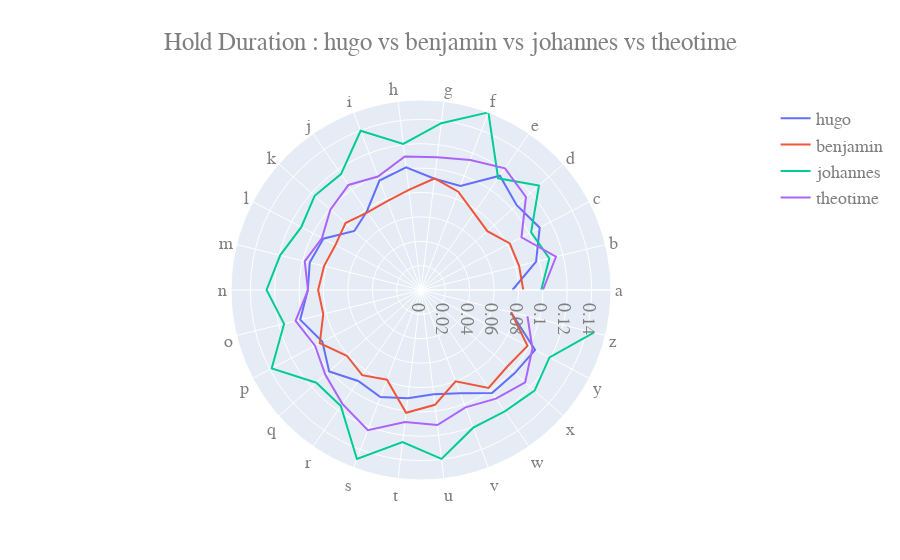

Notebook source saved alongside this figure:
### Markdown cell above
Another way to visualize and compare the hold duration is to draw a polygon. It is clearer than the bar plot when we want to compare many users.

`performance_polygon()` draws the polygon according to criterias (here its the 'a' to 'z' char array) for different users.

The polygon might not get printed on github. You can find the a screenshot in the 'data_visualisation_images' folder.

### Code cell
def performance_polygon(Username, criterias):
        colors = ["blue", "red", "green", "orange", "brown", "deeppink","sienna",
                "gold", "olivedrab", "mediumspringgreen", "navy", "plum", "cadetblue", "darkmagenta"
                , "black"]
        fig = go.Figure()
        for i in range (0,len(Username)):
            user = pd.read_csv(REFERENCE_FILEPATH+Username[i]+".csv",  sep="|", names=columns_ref, encoding = "ISO-8859-1")
            user = user.reset_index(drop=True)
            user = user.drop([0])
            user = user.reset_index(drop=True)
            user["HD_mean"] = pd.to_numeric(user["HD_mean"], downcast="float")

            user = user.sort_values("Key")
            a = getPosa(user)
            values1 = user.iloc[a:a+26, 2]
            
            fig.add_trace(go.Scatterpolar(
                r=values1,
                theta=criterias,
                name=Username[i]
            ))
        name = ""
        for i in Username:
            name += i + " vs "
        size = len(name)
        name = name[:size - 3]
        fig.update_layout(
            title="Hold Duration : "+ name,
            xaxis_title="x Axis Title",
            yaxis_title="y Axis Title",
            font=dict(
                family="Courier New, monospace",
                size=18,
                color="#7f7f7f"
            )
        )   
        fig.update_layout(title_text="Hold Duration : "+ name, title_x=0.5) 
        fig.show()

            
        

criterias = listAlphabet()
print(criterias)
performance_polygon(["hugo", "benjamin", "johannes", "theotime"], criterias)

### Figure 1 — Plotly figure (JSON) as saved in the notebook; plotly's stock layout.template omitted (floating-point values rounded to 4 significant figures)
{"data": [{"name": "hugo", "r": [0.075, 0.09722, 0.1099, 0.1048, 0.1139, 0.09117, 0.09193, 0.1014, 0.096, 0.07824, 0.07305, 0.09046, 0.09399, 0.09284, 0.102, 0.09131, 0.1006, 0.09067, 0.09387, 0.08949, 0.0861, 0.09049, 0.1026, 0.1028, 0.1057, 0.07602], "theta": ["a", "b", "c", "d", "e", "f", "g", "h", "i", "j", "k", "l", "m", "n", "o", "p", "q", "r", "s", "t", "u", "v", "w", "x", "y", "z"], "type": "scatterpolar"}, {"name": "benjamin", "r": [0.08387, 0.08286, 0.08222, 0.07272, 0.07667, 0.0862, 0.09213, 0.0827, 0.07801, 0.07741, 0.08273, 0.07929, 0.08187, 0.08438, 0.08256, 0.09378, 0.0813, 0.08488, 0.07868, 0.1014, 0.09484, 0.08005, 0.09756, 0.0946, 0.09864, 0.07611], "theta": ["a", "b", "c", "d", "e", "f", "g", "h", "i", "j", "k", "l", "m", "n", "o", "p", "q", "r", "s", "t", "u", "v", "w", "x", "y", "z"], "type": "scatterpolar"}, {"name": "johannes", "r": [0.0986, 0.1084, 0.102, 0.1293, 0.1113, 0.1558, 0.1378, 0.1207, 0.1396, 0.1155, 0.1166, 0.1109, 0.119, 0.1267, 0.1156, 0.1383, 0.1147, 0.1157, 0.1482, 0.1257, 0.1396, 0.1208, 0.1209, 0.1245, 0.119, 0.146], "theta": ["a", "b", "c", "d", "e", "f", "g", "h", "i", "j", "k", "l", "m", "n", "o", "p", "q", "r", "s", "t", "u", "v", "w", "x", "y", "z"], "type": "scatterpolar"}, {"name": "theotime", "r": [0.1, 0.114, 0.09307, 0.115, 0.1213, 0.114, 0.1098, 0.1103, 0.09958, 0.1047, 0.09933, 0.09173, 0.0982, 0.09271, 0.1059, 0.09816, 0.1048, 0.1135, 0.1229, 0.1091, 0.1115, 0.1029, 0.1083, 0.1142, 0.1032, 0.08992], "theta": ["a", "b", "c", "d", "e", "f", "g", "h", "i", "j", "k", "l", "m", "n", "o", "p", "q", "r", "s", "t", "u", "v", "w", "x", "y", "z"], "type": "scatterpolar"}], "layout": {"font": {"color": "#7f7f7f", "family": "Courier New, monospace", "size": 18}, "title": {"text": "Hold Duration : hugo vs benjamin vs johannes vs theotime ", "x": 0.5}, "xaxis": {"title": {"text": "x Axis Title"}}, "yaxis": {"title": {"text": "y Axis Title"}}}}
